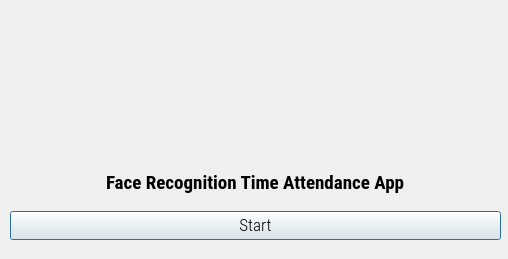
<?xml version="1.0" encoding="UTF-8"?>
<ui version="4.0">
 <class>Dialog</class>
 <widget class="QDialog" name="Dialog">
  <property name="geometry">
   <rect>
    <x>0</x>
    <y>0</y>
    <width>508</width>
    <height>259</height>
   </rect>
  </property>
  <property name="minimumSize">
   <size>
    <width>508</width>
    <height>259</height>
   </size>
  </property>
  <property name="maximumSize">
   <size>
    <width>508</width>
    <height>259</height>
   </size>
  </property>
  <property name="windowTitle">
   <string>Face Recognition Time Attendance App</string>
  </property>
  <property name="windowIcon">
   <iconset resource="resource.qrc">
    <normaloff>:/icon/icon.png</normaloff>:/icon/icon.png</iconset>
  </property>
  <widget class="QLabel" name="logolabel">
   <property name="geometry">
    <rect>
     <x>0</x>
     <y>0</y>
     <width>500</width>
     <height>133</height>
    </rect>
   </property>
   <property name="text">
    <string/>
   </property>
   <property name="pixmap">
    <pixmap resource="resource.qrc">:/logo/logo.png</pixmap>
   </property>
  </widget>
  <widget class="QWidget" name="verticalLayoutWidget">
   <property name="geometry">
    <rect>
     <x>10</x>
     <y>160</y>
     <width>491</width>
     <height>80</height>
    </rect>
   </property>
   <layout class="QVBoxLayout" name="verticalLayout">
    <item>
     <layout class="QHBoxLayout" name="horizontalLayout">
      <item alignment="Qt::AlignHCenter">
       <widget class="QLabel" name="filelabel">
        <property name="font">
         <font>
          <family>Roboto Condensed</family>
          <pointsize>14</pointsize>
          <weight>75</weight>
          <bold>true</bold>
         </font>
        </property>
        <property name="text">
         <string>Face Recognition Time Attendance App</string>
        </property>
       </widget>
      </item>
     </layout>
    </item>
    <item>
     <widget class="QPushButton" name="runButton">
      <property name="font">
       <font>
        <family>Roboto Condensed Light</family>
        <pointsize>13</pointsize>
       </font>
      </property>
      <property name="text">
       <string>Start</string>
      </property>
     </widget>
    </item>
   </layout>
  </widget>
 </widget>
 <resources>
  <include location="resource.qrc"/>
 </resources>
 <connections/>
</ui>
